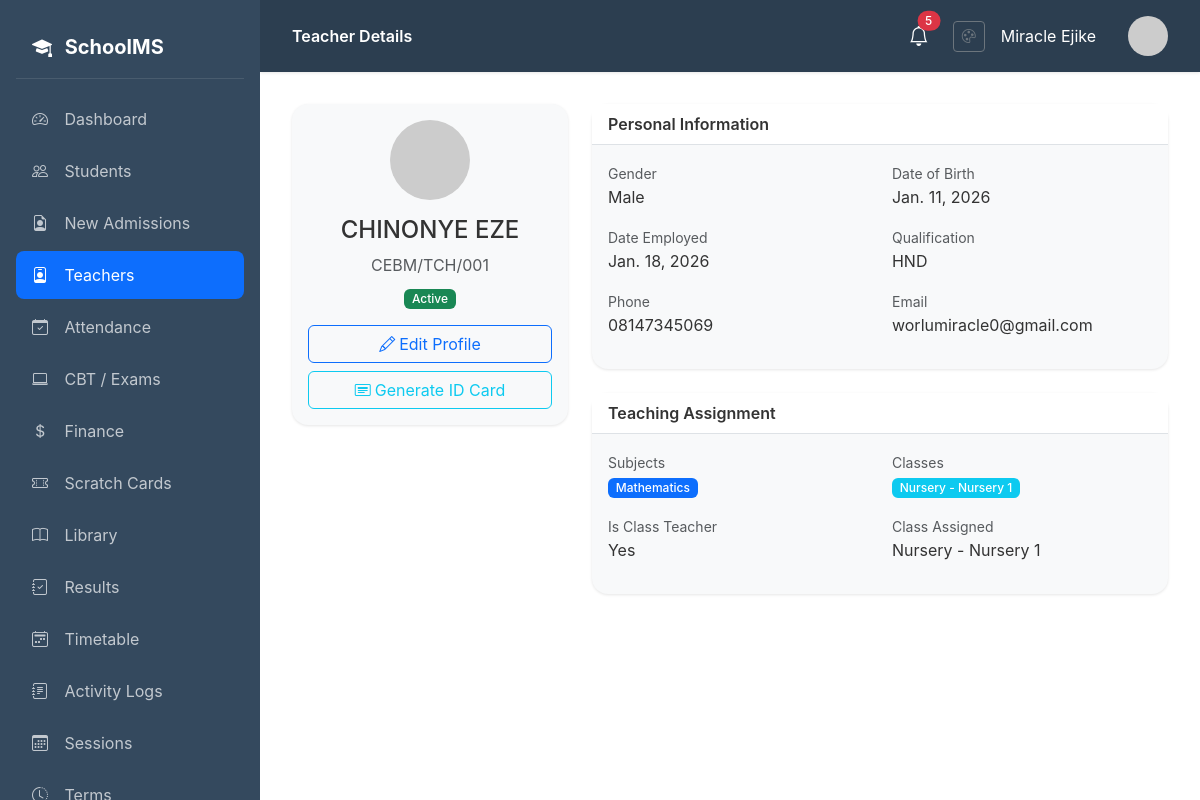
The app's page /teachers/1/ (signed in) with its own data.
### teachers/models.py (models this page shows, shortened)
class Teacher(models.Model):
    GENDER_CHOICES = [('M', 'Male'), ('F', 'Female')]
    STATUS_CHOICES = [('active', 'Active'), ('inactive', 'Inactive'), ('on_leave', 'On Leave')]
    user = models.OneToOneField(User, on_delete=models.CASCADE, null=True, blank=True)
    staff_id = models.CharField(max_length=20, unique=True)
    first_name = models.CharField(max_length=50)
    last_name = models.CharField(max_length=50)
    gender = models.CharField(max_length=1, choices=GENDER_CHOICES)
    date_of_birth = models.DateField(null=True, blank=True)
    date_employed = models.DateField()
    photo = models.ImageField(upload_to='teachers/', blank=True, null=True)
    phone = models.CharField(max_length=20, blank=True)
    email = models.EmailField(blank=True)
    address = models.TextField(blank=True)
    qualification = models.CharField(max_length=200, blank=True)
    subjects = models.ManyToManyField(Subject, blank=True)
    classes = models.ManyToManyField(ClassRoom, blank=True)
    is_class_teacher = models.BooleanField(default=False)
    class_assigned = models.ForeignKey(ClassRoom, on_delete=models.SET_NULL, null=True, blank=True, related_name='class_teacher')
    status = models.CharField(max_length=20, choices=STATUS_CHOICES, default='active')
    qr_code = models.ImageField(upload_to='teachers/qrcodes/', blank=True, null=True)
    created_at = models.DateTimeField(auto_now_add=True)
    updated_at = models.DateTimeField(auto_now=True)
    @property
    def full_name(self):
        return f"{self.first_name} {self.last_name}"

### core/models.py (models this page shows, shortened)
class Subject(models.Model):
    name = models.CharField(max_length=100)
    code = models.CharField(max_length=10, unique=True)
    class_levels = models.ManyToManyField(ClassLevel, related_name='subjects')
    description = models.TextField(blank=True)
    icon = models.CharField(max_length=50, blank=True, help_text="Bootstrap icon class")

class ClassRoom(models.Model):
    name = models.CharField(max_length=50)
    class_level = models.ForeignKey(ClassLevel, on_delete=models.CASCADE)
    capacity = models.IntegerField(default=30)
    def __str__(self):
        return f"{self.class_level.name} - {self.name}"

class ClassLevel(models.Model):
    name = models.CharField(max_length=50)
    order = models.IntegerField(default=0)
    class Meta:
        ordering = ['order']

### teachers/views.py (the view)
# urls.py: path('<int:pk>/', views.teacher_detail, name='teacher_detail'),
@login_required
def teacher_detail(request, pk):
    teacher = get_object_or_404(Teacher, pk=pk)
    return render(request, 'teachers/teacher_detail.html', {'teacher': teacher})

### templates/teachers/teacher_detail.html (shortened to what this page needs)
{% extends 'base.html' %}
{% block page_title %}Teacher Details{% endblock %}
{% block content %}
<div class="row g-4">
    <div class="col-lg-4">
        <div class="card">
            <div class="card-body text-center">
                {% if teacher.photo %}
                <img src="{{ teacher.photo.url }}" class="rounded-circle mb-3" style="width: 150px; height: 150px; object-fit: cover;" alt="{{ teacher.full_name }}">
                {% else %}
                <img src="https://ui-avatars.com/api/?name={{ teacher.first_name }}+{{ teacher.last_name }}&size=150&background=059669&color=fff" class="rounded-circle mb-3" alt="{{ teacher.full_name }}">
                {% endif %}
                <h4>{{ teacher.full_name }}</h4>
                <p class="text-muted mb-2">{{ teacher.staff_id }}</p>
                <span class="badge bg-{% if teacher.status == 'active' %}success{% elif teacher.status == 'on_leave' %}warning{% else %}secondary{% endif %} mb-3">{{ teacher.get_status_display }}</span>
                <div class="d-grid gap-2">
                    <a href="{% url 'teachers:teacher_edit' teacher.pk %}" class="btn btn-outline-primary">
                        <i class="bi bi-pencil me-1"></i>Edit Profile
                    </a>
                    <a href="{% url 'teachers:generate_staff_id_card' teacher.pk %}" class="btn btn-outline-info">
                        <i class="bi bi-card-heading me-1"></i>Generate ID Card
                    </a>
                </div>
            </div>
        </div>
    </div>
    <div class="col-lg-8">
        <div class="card mb-4">
            <div class="card-header">Personal Information</div>
            <div class="card-body">
                <div class="row">
                    <div class="col-md-6 mb-3">
                        <small class="text-muted">Gender</small>
                        <p class="mb-0">{{ teacher.get_gender_display }}</p>
                    </div>
                    <div class="col-md-6 mb-3">
                        <small class="text-muted">Date of Birth</small>
                        <p class="mb-0">{{ teacher.date_of_birth|default:'-' }}</p>
                    </div>
                    <div class="col-md-6 mb-3">
                        <small class="text-muted">Date Employed</small>
                        <p class="mb-0">{{ teacher.date_employed }}</p>
                    </div>
                    <div class="col-md-6 mb-3">
                        <small class="text-muted">Qualification</small>
                        <p class="mb-0">{{ teacher.qualification|default:'-' }}</p>
                    </div>
                    <div class="col-md-6 mb-3">
                        <small class="text-muted">Phone</small>
                        <p class="mb-0">{{ teacher.phone|default:'-' }}</p>
                    </div>
                    <div class="col-md-6 mb-3">
                        <small class="text-muted">Email</small>
                        <p class="mb-0">{{ teacher.email|default:'-' }}</p>
                    </div>
                </div>
            </div>
        </div>
        <div class="card">
            <div class="card-header">Teaching Assignment</div>
            <div class="card-body">
                <div class="row">
                    <div class="col-md-6 mb-3">
                        <small class="text-muted">Subjects</small>
                        <p class="mb-0">
                            {% for subject in teacher.subjects.all %}
                            <span class="badge bg-primary me-1">{{ subject.name }}</span>
                            {% empty %}-{% endfor %}
                        </p>
                    </div>
                    <div class="col-md-6 mb-3">
                        <small class="text-muted">Classes</small>
                        <p class="mb-0">
                            {% for classroom in teacher.classes.all %}
                            <span class="badge bg-info me-1">{{ classroom }}</span>
                            {% empty %}-{% endfor %}
                        </p>
                    </div>
                    <div class="col-md-6 mb-3">
                        <small class="text-muted">Is Class Teacher</small>
                        <p class="mb-0">{% if teacher.is_class_teacher %}Yes{% else %}No{% endif %}</p>
                    </div>
                    <div class="col-md-6 mb-3">
                        <small class="text-muted">Class Assigned</small>
                        <p class="mb-0">{{ teacher.class_assigned|default:'-' }}</p>
                    </div>
                </div>
            </div>
        </div>
    </div>
</div>
{% endblock %}

### templates/base.html (shortened to what this page needs)
{% load static %}
<!DOCTYPE html>
<html lang="en">
<head>
    <link href="https://cdn.jsdelivr.net/npm/bootstrap@5.3.2/dist/css/bootstrap.min.css" rel="stylesheet">
    <link href="https://cdn.jsdelivr.net/npm/bootstrap-icons@1.11.1/font/bootstrap-icons.css" rel="stylesheet">
    <link rel="stylesheet" href="{% static 'css/theme.css' %}">
</head>
<body>
    <nav class="sidebar">
        <div class="brand">
            <i class="bi bi-mortarboard-fill me-2"></i>
            SchoolMS
        </div>
        <ul class="nav flex-column">
            <li class="nav-item">
                <a class="nav-link {% if request.resolver_match.url_name == 'dashboard' %}active{% endif %}" href="{% url 'core:dashboard' %}">
                    <i class="bi bi-speedometer2"></i> Dashboard
                </a>
            </li>
            {% if user.profile.role == 'admin' or user.profile.role == 'teacher' %}
            <li class="nav-item">
                <a class="nav-link {% if 'students' in request.path %}active{% endif %}" href="{% url 'students:student_list' %}">
                    <i class="bi bi-people"></i> Students
                </a>
            </li>
            {% endif %}
            {% if user.profile.role == 'admin' %}
            <li class="nav-item">
                <a class="nav-link {% if 'admissions' in request.path %}active{% endif %}" href="{% url 'homepage:admission_list' %}">
                    <i class="bi bi-file-earmark-person"></i> New Admissions
                </a>
            </li>
            <li class="nav-item">
                <a class="nav-link {% if 'teachers' in request.path %}active{% endif %}" href="{% url 'teachers:teacher_list' %}">
                    <i class="bi bi-person-badge"></i> Teachers
                </a>
            </li>
            {% endif %}
            {% if user.profile.role == 'admin' or user.profile.role == 'teacher' or user.profile.role == 'student' %}
            <li class="nav-item">
                <a class="nav-link {% if 'attendance' in request.path %}active{% endif %}" href="{% url 'attendance:dashboard' %}">
                    <i class="bi bi-calendar-check"></i> Attendance
                </a>
            </li>
            {% endif %}
            <li class="nav-item">
                <a class="nav-link {% if 'cbt' in request.path %}active{% endif %}" href="{% url 'cbt:dashboard' %}">
                    <i class="bi bi-laptop"></i> CBT / Exams
                </a>
            </li>
            {% if user.profile.role == 'admin' or user.profile.role == 'accountant' or user.profile.role == 'student' %}
            <li class="nav-item">
                <a class="nav-link {% if 'finance' in request.path %}active{% endif %}" href="{% url 'finance:dashboard' %}">
                    <i class="bi bi-currency-dollar"></i> Finance
                </a>
            </li>
            <li class="nav-item">
                <a class="nav-link {% if 'scratchcard' in request.path %}active{% endif %}" href="{% url 'scratchcard:dashboard' %}">
                    <i class="bi bi-ticket-perforated"></i> Scratch Cards
                </a>
            </li>
            {% endif %}
            {% if user.profile.role == 'admin' or user.profile.role == 'librarian' or user.profile.role == 'teacher' or user.profile.role == 'student' %}
            <li class="nav-item">
                <a class="nav-link {% if 'library' in request.path %}active{% endif %}" href="{% url 'library:dashboard' %}">
                    <i class="bi bi-book"></i> Library
                </a>
            </li>
            {% endif %}
            <li class="nav-item">
                <a class="nav-link {% if 'results' in request.path %}active{% endif %}" href="{% url 'students:results_dashboard' %}">
                    <i class="bi bi-journal-check"></i> Results
                </a>
            </li>
            {% if user.profile.role == 'admin' or user.profile.role == 'teacher' %}
            <li class="nav-item">
                <a class="nav-link {% if 'timetable' in request.path %}active{% endif %}" href="{% url 'timetable:list' %}">
                    <i class="bi bi-calendar2-week"></i> Timetable
                </a>
            </li>
            {% endif %}
            {% if user.profile.role == 'admin' %}
            <li class="nav-item">
                <a class="nav-link {% if 'audit-logs' in request.path %}active{% endif %}" href="{% url 'core:audit_logs' %}">
                    <i class="bi bi-journal-text"></i> Activity Logs
                </a>
            </li>
            <li class="nav-item">
                <a class="nav-link {% if 'sessions' in request.path %}active{% endif %}" href="{% url 'core:session_list' %}">
                    <i class="bi bi-calendar3"></i> Sessions
                </a>
            </li>
            <li class="nav-item">
                <a class="nav-link {% if 'terms' in request.path %}active{% endif %}" href="{% url 'core:term_list' %}">
                    <i class="bi bi-clock-history"></i> Terms
                </a>
            </li>
            {% endif %}
        </ul>
    </nav>
    <main class="main-content">
        <div class="top-bar">
            <div>
                <span class="fw-semibold">{% block page_title %}Dashboard{% endblock %}</span>
            </div>
            <div class="d-flex align-items-center gap-3">
                <div class="dropdown me-2">
                    <button class="btn btn-link text-white position-relative p-0 border-0" type="button" id="notificationBell" data-bs-toggle="dropdown" aria-expanded="false">
                        <i class="bi bi-bell fs-5"></i>
                        <span id="notification-badge" class="position-absolute top-0 start-100 translate-middle badge rounded-pill bg-danger d-none">
                        </span>
                    </button>
                </div>
                <a href="{% url 'accounts:theme_settings' %}" class="btn btn-sm btn-outline-secondary" title="Theme Settings">
                    <i class="bi bi-palette"></i>
                </a>
                <span class="me-3">{{ user.get_full_name|default:user.username }}</span>
                <img src="https://ui-avatars.com/api/?name={{ user.username }}&background=4f46e5&color=fff" class="avatar" alt="Avatar">
            </div>
        </div>
        {% block content %}{% endblock %}
    </main>
</body>
</html>

### records on screen
Teacher: full_name "CHINONYE EZE", staff_id "CEBM/TCH/001", status "Active", gender "Male", date_of_birth "Jan. 11, 2026", date_employed "Jan. 18, 2026", qualification "HND", phone "08147345069", email "worlumiracle0@gmail.com", class_assigned "Nursery - Nursery 1"
Subject: name "Mathematics"
ClassRoom: class_level+name "Nursery - Nursery 1"

### other values on screen
{{ user.get_full_name|default:user.username }} "Miracle Ejike"
